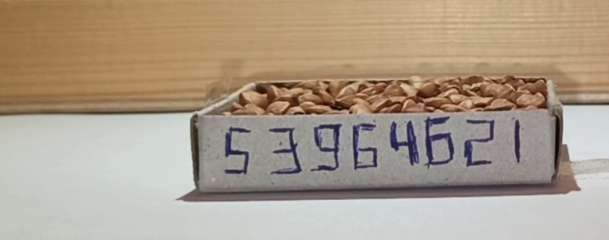
#> input picture detect_number/test.png, 609 x 240 px
$ python main.py --input test.png
#> lines starting #> are read from the running program, lines starting #| are printed output that depends on the picture; after the words box and inside, x2 and y2 are one past the last pixel; in counts of white or black regions, pixels touching at a corner belong together
#> in main, img is the input picture: shape (240, 609, 3); mean B, G, R 138.7, 157.1, 172
import argparse
import cv2
import numpy as np
import pytesseract
from matplotlib import pyplot as plt


def parse_arguments():
    parser = argparse.ArgumentParser()
    parser.add_argument("-i", "--input", required=True, help="input image path")
    parser.add_argument("--min-y", type=int, default=0, help="min y carriage coordinate")
    parser.add_argument("--max-y", type=int, default=-1, help="max y carriage coordinate")
    parser.add_argument("--number-ratio", type=float, default=4.5, help="number width/height ratio")
    return parser.parse_args()


def detect_number(img, min_y, max_y, number_ratio):
#> called with min_y = 0, max_y = -1, number_ratio = 4.5
    img_width = img.shape[1]
#> img_width = 609
    cropped_img = img[min_y:max_y, :, :]

    # add some contrast
    contrast_img = cv2.convertScaleAbs(cropped_img, alpha=2, beta=1)
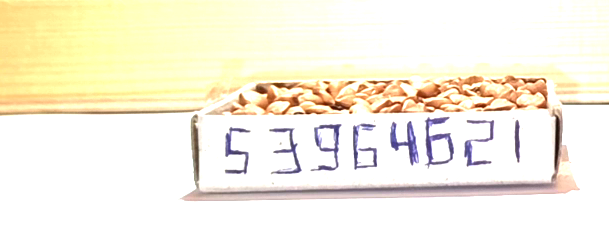
#> contrast_img: shape (239, 609, 3); mean R, G, B 247.1, 241.4, 224.2

    # make image gray and add some blur
    gray = cv2.cvtColor(contrast_img, cv2.COLOR_BGR2GRAY)
    blur = cv2.blur(gray, (5, 5), 1)
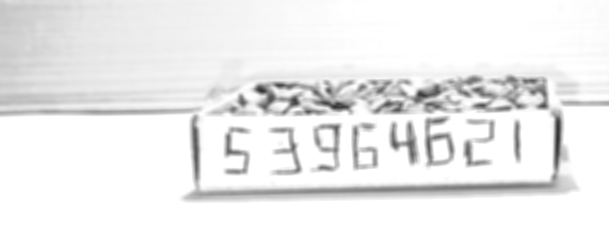
#> blur: shape (239, 609); min 49, max 255, mean 236.9

    # make adaptive threshold for better edges
    thresh = cv2.adaptiveThreshold(blur, 255, cv2.ADAPTIVE_THRESH_GAUSSIAN_C, cv2.THRESH_BINARY, 55, 5)
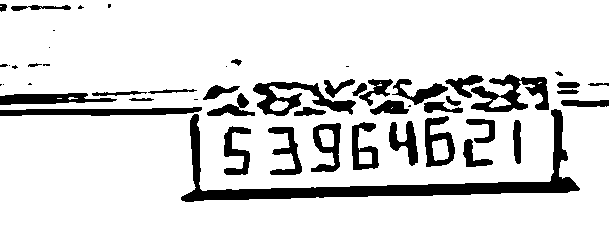
#> thresh: shape (239, 609); 86.3% white; 52 black regions (15 under 20 px), largest, box (x1, y1, x2, y2) and area: (181, 109, 580, 202) 5495, (471, 74, 549, 112) 1446, (253, 82, 356, 116) 1394

    # add some erode to make contours bigger
    img_erode = cv2.erode(thresh, np.ones((5, 5), np.uint8), iterations=2)
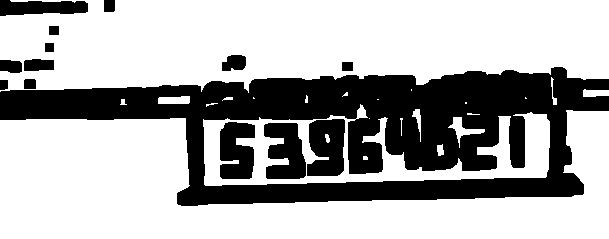
#> img_erode: shape (239, 609); 67.7% white; 14 black regions

    # find contours
    (contours, _) = cv2.findContours(img_erode, cv2.RETR_LIST, cv2.CHAIN_APPROX_SIMPLE)
#> contours = 33 contours, 14 with area under 20; largest, box (x1, y1, x2, y2) and area: (0, 0, 609, 93) 46657, (0, 110, 609, 239) 41023, (203, 104, 550, 186) 13656, (306, 118, 346, 177) 1939, (263, 122, 307, 180) 1865

    # sort contours by area
    contours = sorted(contours, key=cv2.contourArea, reverse=True)[:10]
#> contours = 10 contours; largest, box (x1, y1, x2, y2) and area: (0, 0, 609, 93) 46657, (0, 110, 609, 239) 41023, (203, 104, 550, 186) 13656, (306, 118, 346, 177) 1939, (263, 122, 307, 180) 1865

    for i, contour in enumerate(contours):
        # make contour convex hull and find its bounding rectangle
        eps = 0.25
        hull = cv2.convexHull(contour, False)
        bounding_rect = cv2.boundingRect(hull)
        hull_width = bounding_rect[2]

        # Some contour checks, need to refine
        if hull_width < img_width / 3. or hull_width > img_width * 0.95:
            continue

        if np.abs(number_ratio / bounding_rect[2] * bounding_rect[3] - 1) < eps:
            break
#> this loop made 3 passes
#> (bounding_rect, hull_width) on passes 1 to 3: ((0, 0, 609, 93), 609), ((0, 110, 609, 129), 609), ((203, 104, 347, 82), 347)

    padding = 10
    nmin_y = bounding_rect[1] + padding
#> nmin_y = 114
    nmax_y = bounding_rect[1] + bounding_rect[3] - padding
#> nmax_y = 176
    nmin_x = bounding_rect[0] + padding
#> nmin_x = 213
    nmax_x = bounding_rect[0] + bounding_rect[2] - padding
#> nmax_x = 540

    # crop to number area
    number_img = cropped_img[nmin_y:nmax_y, nmin_x:nmax_x, :]

    # make gray and add some blur
    gray_number = cv2.cvtColor(number_img, cv2.COLOR_BGR2GRAY)
    blur_number = cv2.blur(gray_number, (5, 5), 1)
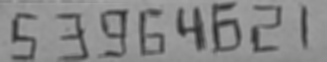
#> blur_number: shape (62, 327); min 45, max 166, mean 134.7

    # calculate threshold and scale
    _, number_thresh = cv2.threshold(blur_number, 200, 255, cv2.THRESH_OTSU)
#> number_thresh: shape (62, 327); 77.7% white; 9 black regions, largest, box (x1, y1, x2, y2) and area: (212, 2, 242, 53) 758, (99, 9, 128, 58) 630, (176, 7, 206, 51) 621
    number_scaled = cv2.convertScaleAbs(number_thresh, alpha=2, beta=1)

    # erode and add some borders
    number_eroded = cv2.erode(number_scaled, np.ones((2, 2), np.uint8), iterations=3)
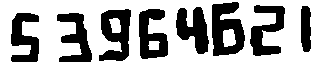
#> number_eroded: shape (62, 327); values 1 (black) and 255 (white), 64.5% white; 8 black regions, largest, box (x1, y1, x2, y2) and area: (212, 2, 245, 56) 1188, (99, 9, 131, 61) 1045, (139, 9, 168, 59) 951
    number_bordered = cv2.copyMakeBorder(number_eroded, 10, 10, 10, 10, cv2.BORDER_CONSTANT, value=(255, 255, 255))
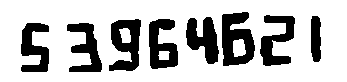
#> number_bordered: shape (82, 347); values 1 (black) and 255 (white), 74.7% white; 8 black regions, largest, box (x1, y1, x2, y2) and area: (222, 12, 255, 66) 1188, (109, 19, 141, 71) 1045, (149, 19, 178, 69) 951
    return pytesseract.image_to_string(number_bordered, config='--psm 13 --oem 3 -c tessedit_char_whitelist=0123456789')


def main():
    params = parse_arguments()
    img = cv2.imread(params.input)
    img = cv2.cvtColor(img, cv2.COLOR_BGR2RGB)
    try:
        number_text = detect_number(img, params.min_y, params.max_y, params.number_ratio)
        print(f"Carriage number: {number_text}")
    except Exception as e:
        print(f"Processing failed: {e}")


if __name__ == "__main__":
    main()
#> (the call stopped at in detect_number, `return pytesseract.image_to_string(number_bordered, config='--psm 13 -..`: pytesseract is not available in this run)
